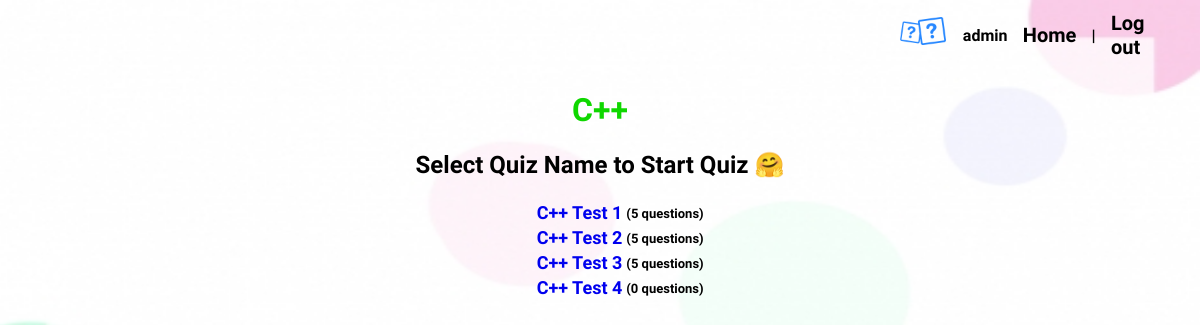
Page /userShowtest.php?subid=1 (signed in) on the committed database.
### tables this page shows
CREATE TABLE `quiz_subject` (
  `sub_id` int(5) NOT NULL,
  `sub_name` varchar(250) DEFAULT NULL,
  `date` timestamp NOT NULL DEFAULT current_timestamp()
);

CREATE TABLE `quiz_test` (
  `test_id` int(5) NOT NULL,
  `sub_id` int(5) DEFAULT NULL,
  `test_name` varchar(300) DEFAULT NULL,
  `date` timestamp NOT NULL DEFAULT current_timestamp()
);

### userShowtest.php (the view, shortened to what this page needs)
<!DOCTYPE html>
<html>
<head>
</head>
<body>
<?php include "menu.php"?>
<div class="move">
<?php
include"database.php";
extract($_GET);
$result=mysqli_query($con,"select * from quiz_subject where sub_id = $subid");
$row=mysqli_fetch_array($result);
echo "<h1 align=center><font color=＃FFD700> $row[1] </font></h1>";
$result1=mysqli_query($con,"select t.test_id, t.test_name, count(q.test_id) from quiz_test t, quiz_question q
where t.test_id=q.test_id and t.sub_id = $subid GROUP BY q.test_id");
$result2=mysqli_query($con,"select * from quiz_test where sub_id = $subid");
if(mysqli_num_rows($result2) == "")
{
	echo "<br><br><h2> Sorry, No Quiz for this Subject 😅 </h2>";
	echo "<center>Please <a href=userpage.php> Choose Again</a></center>";
}else{
echo "<h2> Select Quiz Name to Start Quiz 🤗 </h2>";
echo "<table align=center>";
while($row1=mysqli_fetch_row($result2)){
$row2=mysqli_fetch_row($result1);
	if($row2 != ""){
	echo "<tr><td align=center><a href=userQuestion.php?testid=$row1[0]&subid=$subid><font size=4>
	 &nbsp;&nbsp;&nbsp;&nbsp;&nbsp;&nbsp;&nbsp;&nbsp; $row1[2]  </td><td> <font size=2>($row2[2] questions)</font> </td></tr></font></a>";
	}else{
	echo "<tr><td align=center><a href=userQuestion.php?testid=$row1[0]&subid=$subid><font size=4>
	 &nbsp;&nbsp;&nbsp;&nbsp;&nbsp;&nbsp;&nbsp;&nbsp; $row1[2]  </td><td> <font size=2>(0 questions)</font> </td></tr></font></a>";
	}
}
echo "</table>";
}
?>
</div>
</body>
</html>

### userShowtest.php (style rules this page uses)
body { margin:0; font-family: 'Yeseva One', cursive; }
html { background-repeat: no-repeat; background-size: 100% 100%; height:720px; background-image:url("images/background1.jpg"); }
h2 { text-align: center; }
.move { padding-top: 70px; }
a:link, a:visited { text-decoration: none; }

### menu.php (style rules this page uses)
* { font-family: 'Merienda One', cursive; font-weight: bold; }

### rows in the picture
quiz_subject: sub_name "C++"
quiz_test: test_name "C++ Test 1", row2 "5"
quiz_test: test_name "C++ Test 2", row2 "5"
quiz_test: test_name "C++ Test 3", row2 "5"
quiz_test: test_name "C++ Test 4"

### other values in the picture
$_SESSION['loginid'] "admin"
